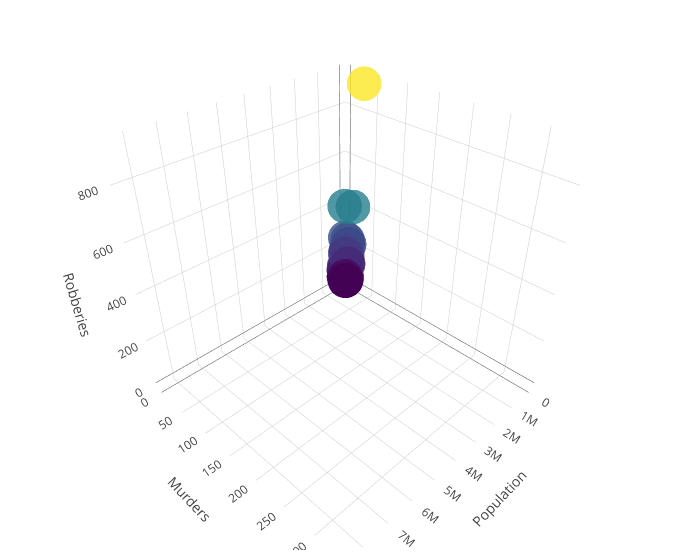

Source (notebook cell):
### Code cell
x = df_transform.population
y = df_transform.murder_manslaughter
z = df_transform.robbery

trace1 = go.Scatter3d(
    x=x,
    y=y,
    z=z,
    text = df_transform.city,
    mode='markers',
    marker=dict(
        size=12,
        color=z,                # set color to an array/list of desired values
        colorscale='Viridis',   # choose a colorscale
        opacity=0.8
    )
)

data = [trace1]
layout = go.Layout(
    #margin=dict(
        #l=0,
        #r=0,
        #b=0,
        #t=0
    #),
    scene = dict(
                    xaxis = dict(
                        title='Population'),
                    yaxis = dict(
                        title='Murders'),
                    zaxis = dict(
                        title='Robberies'),),
                    width=700,
                    margin=dict(
                    r=20, b=10,
                    l=10, t=10)
        )

    
fig = go.Figure(data=data, layout=layout)
iplot(fig, filename='3d-scatter-colorscale')

### Figure 1 — Plotly figure (JSON) as saved in the notebook; plotly's stock layout.template omitted (floating-point values rounded to 4 significant figures; data arrays with more than 128 entries replaced by an {"elided": "..."} marker saying what was removed)
{"data": [{"marker": {"color": {"elided": "348 int values"}, "colorscale": "Viridis", "opacity": 0.8, "size": 12}, "mode": "markers", "text": {"elided": "348 str values"}, "type": "scatter3d", "uid": "3889f51e-d579-11e8-a959-9a0015cd93e0", "x": {"elided": "348 int values"}, "y": {"elided": "348 int values"}, "z": {"elided": "348 int values"}}], "layout": {"margin": {"b": 10, "l": 10, "r": 20, "t": 10}, "scene": {"xaxis": {"title": "Population"}, "yaxis": {"title": "Murders"}, "zaxis": {"title": "Robberies"}}, "width": 700}}
